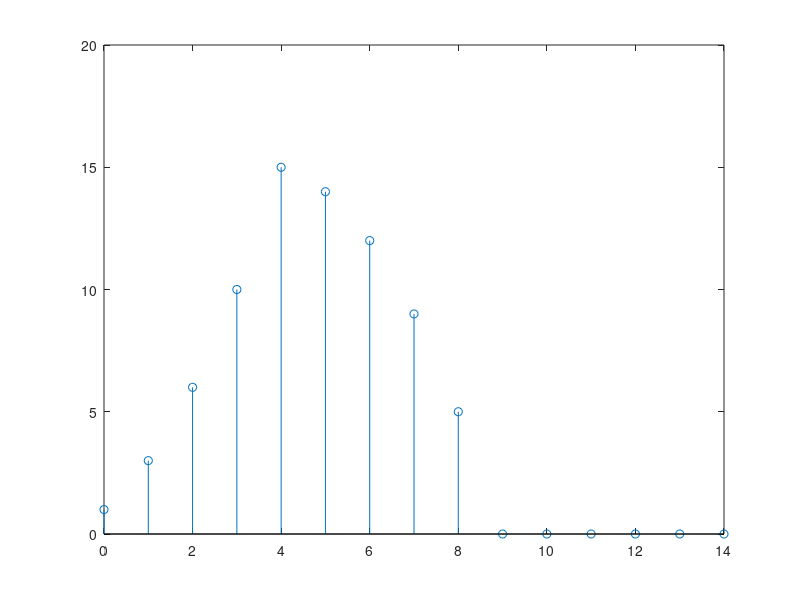

Reproduce this figure in MATLAB.
clc; close all;
% lab manual code for this is wrong
n = 0:10;
u = n >= 0;        
u5 = (n-5) >= 0;   
x = u - u5;        
y = [1, 2, 3, 4, 5];
z = conv(x, y);
nz = 0 : (length(z) - 1);
stem(nz, z);
